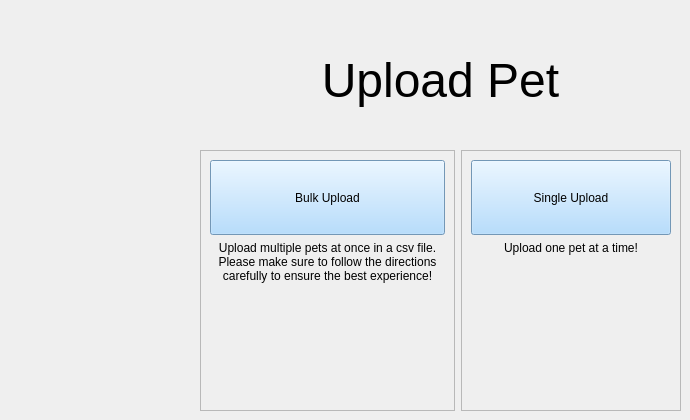
     <widget class="QWidget" name="uploadPet">
      <widget class="QLabel" name="label_5">
       <property name="geometry">
        <rect>
         <x>300</x>
         <y>50</y>
         <width>281</width>
         <height>61</height>
        </rect>
       </property>
       <property name="font">
        <font>
         <pointsize>36</pointsize>
        </font>
       </property>
       <property name="text">
        <string>Upload Pet</string>
       </property>
       <property name="alignment">
        <set>Qt::AlignCenter</set>
       </property>
      </widget>
      <widget class="QWidget" name="layoutWidget">
       <property name="geometry">
        <rect>
         <x>200</x>
         <y>150</y>
         <width>481</width>
         <height>261</height>
        </rect>
       </property>
       <layout class="QHBoxLayout" name="horizontalLayout_11">
        <item>
         <widget class="QFrame" name="frame">
          <property name="frameShape">
           <enum>QFrame::StyledPanel</enum>
          </property>
          <property name="frameShadow">
           <enum>QFrame::Raised</enum>
          </property>
          <layout class="QVBoxLayout" name="verticalLayout_6">
           <item>
            <layout class="QVBoxLayout" name="verticalLayout_8">
             <item>
              <widget class="QPushButton" name="toBulkUpload">
               <property name="minimumSize">
                <size>
                 <width>100</width>
                 <height>75</height>
                </size>
               </property>
               <property name="styleSheet">
                <string notr="true">background-color: rgb(161, 212, 255)</string>
               </property>
               <property name="text">
                <string>Bulk Upload</string>
               </property>
              </widget>
             </item>
             <item>
              <widget class="QLabel" name="label_4">
               <property name="text">
                <string>Upload multiple pets at once in a csv file.  Please make sure to follow the directions carefully to ensure the best experience!</string>
               </property>
               <property name="alignment">
                <set>Qt::AlignHCenter|Qt::AlignTop</set>
               </property>
               <property name="wordWrap">
                <bool>true</bool>
               </property>
              </widget>
             </item>
            </layout>
           </item>
          </layout>
         </widget>
        </item>
        <item>
         <spacer name="horizontalSpacer_14">
          <property name="orientation">
           <enum>Qt::Horizontal</enum>
          </property>
          <property name="sizeHint" stdset="0">
           <size>
            <width>40</width>
            <height>20</height>
           </size>
          </property>
         </spacer>
        </item>
        <item>
         <widget class="QFrame" name="frame_2">
          <property name="frameShape">
           <enum>QFrame::StyledPanel</enum>
          </property>
          <property name="frameShadow">
           <enum>QFrame::Raised</enum>
          </property>
          <layout class="QVBoxLayout" name="verticalLayout_16">
           <item>
            <layout class="QVBoxLayout" name="verticalLayout_7">
             <item>
              <widget class="QPushButton" name="singleUploadButton">
               <property name="minimumSize">
                <size>
                 <width>200</width>
                 <height>75</height>
                </size>
               </property>
               <property name="styleSheet">
                <string notr="true">background-color: rgb(161, 212, 255)</string>
               </property>
               <property name="text">
                <string>Single Upload</string>
               </property>
              </widget>
             </item>
             <item>
              <widget class="QLabel" name="label_3">
               <property name="text">
                <string>Upload one pet at a time!</string>
               </property>
               <property name="alignment">
                <set>Qt::AlignHCenter|Qt::AlignTop</set>
               </property>
              </widget>
             </item>
            </layout>
           </item>
          </layout>
         </widget>
        </item>
       </layout>
      </widget>
     </widget>
